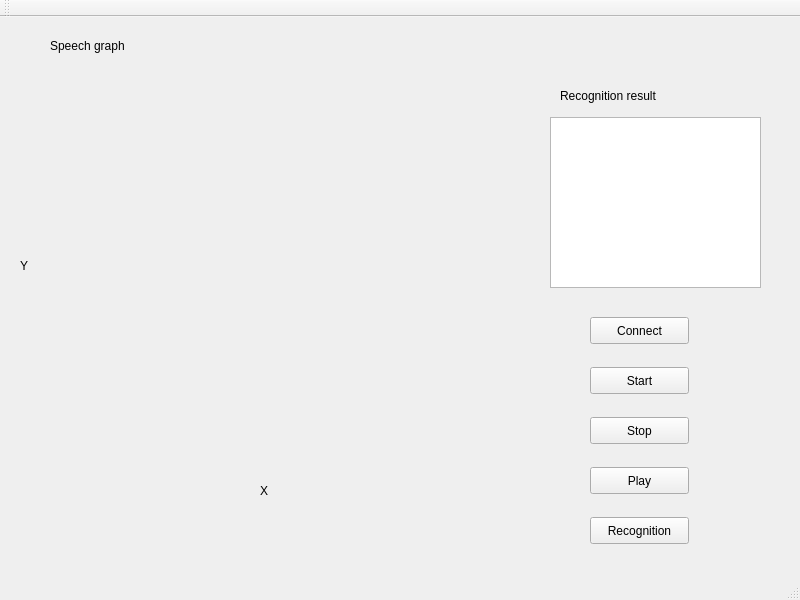
<?xml version="1.0" encoding="UTF-8"?>
<ui version="4.0">
 <class>MainWindow</class>
 <widget class="QMainWindow" name="MainWindow">
  <property name="geometry">
   <rect>
    <x>0</x>
    <y>0</y>
    <width>800</width>
    <height>600</height>
   </rect>
  </property>
  <property name="windowTitle">
   <string>Medical Speech Recognition Demo</string>
  </property>
  <widget class="QWidget" name="centralWidget">
   <widget class="QLabel" name="label_y">
    <property name="geometry">
     <rect>
      <x>20</x>
      <y>240</y>
      <width>17</width>
      <height>17</height>
     </rect>
    </property>
    <property name="text">
     <string>Y</string>
    </property>
   </widget>
   <widget class="QLabel" name="label_x">
    <property name="geometry">
     <rect>
      <x>260</x>
      <y>465</y>
      <width>17</width>
      <height>17</height>
     </rect>
    </property>
    <property name="text">
     <string>X</string>
    </property>
   </widget>
   <widget class="QTextBrowser" name="textBrowser">
    <property name="geometry">
     <rect>
      <x>550</x>
      <y>100</y>
      <width>211</width>
      <height>171</height>
     </rect>
    </property>
   </widget>
   <widget class="QLabel" name="label_text">
    <property name="geometry">
     <rect>
      <x>560</x>
      <y>70</y>
      <width>131</width>
      <height>17</height>
     </rect>
    </property>
    <property name="text">
     <string>Recognition result</string>
    </property>
   </widget>
   <widget class="Graph" name="graph" native="true">
    <property name="enabled">
     <bool>true</bool>
    </property>
    <property name="geometry">
     <rect>
      <x>40</x>
      <y>50</y>
      <width>470</width>
      <height>410</height>
     </rect>
    </property>
   </widget>
   <widget class="QLabel" name="label_graph">
    <property name="geometry">
     <rect>
      <x>50</x>
      <y>20</y>
      <width>91</width>
      <height>17</height>
     </rect>
    </property>
    <property name="text">
     <string>Speech graph</string>
    </property>
   </widget>
   <widget class="QPushButton" name="pushButton_start">
    <property name="geometry">
     <rect>
      <x>590</x>
      <y>350</y>
      <width>99</width>
      <height>27</height>
     </rect>
    </property>
    <property name="text">
     <string>Start</string>
    </property>
   </widget>
   <widget class="QPushButton" name="pushButton_stop">
    <property name="geometry">
     <rect>
      <x>590</x>
      <y>400</y>
      <width>99</width>
      <height>27</height>
     </rect>
    </property>
    <property name="text">
     <string>Stop</string>
    </property>
   </widget>
   <widget class="QPushButton" name="pushButton_play">
    <property name="geometry">
     <rect>
      <x>590</x>
      <y>450</y>
      <width>99</width>
      <height>27</height>
     </rect>
    </property>
    <property name="text">
     <string>Play</string>
    </property>
   </widget>
   <widget class="QPushButton" name="pushButton_reco">
    <property name="geometry">
     <rect>
      <x>590</x>
      <y>500</y>
      <width>99</width>
      <height>27</height>
     </rect>
    </property>
    <property name="text">
     <string>Recognition</string>
    </property>
   </widget>
   <widget class="QPushButton" name="pushButton_conc">
    <property name="geometry">
     <rect>
      <x>590</x>
      <y>300</y>
      <width>99</width>
      <height>27</height>
     </rect>
    </property>
    <property name="text">
     <string>Connect</string>
    </property>
   </widget>
  </widget>
  <widget class="QToolBar" name="mainToolBar">
   <attribute name="toolBarArea">
    <enum>TopToolBarArea</enum>
   </attribute>
   <attribute name="toolBarBreak">
    <bool>false</bool>
   </attribute>
  </widget>
  <widget class="QStatusBar" name="statusBar"/>
  <widget class="QMenuBar" name="menuBar">
   <property name="geometry">
    <rect>
     <x>0</x>
     <y>0</y>
     <width>800</width>
     <height>31</height>
    </rect>
   </property>
  </widget>
 </widget>
 <layoutdefault spacing="6" margin="11"/>
 <customwidgets>
  <customwidget>
   <class>Graph</class>
   <extends>QWidget</extends>
   <header location="global">graph.h</header>
   <container>1</container>
  </customwidget>
 </customwidgets>
 <resources/>
 <connections/>
</ui>
